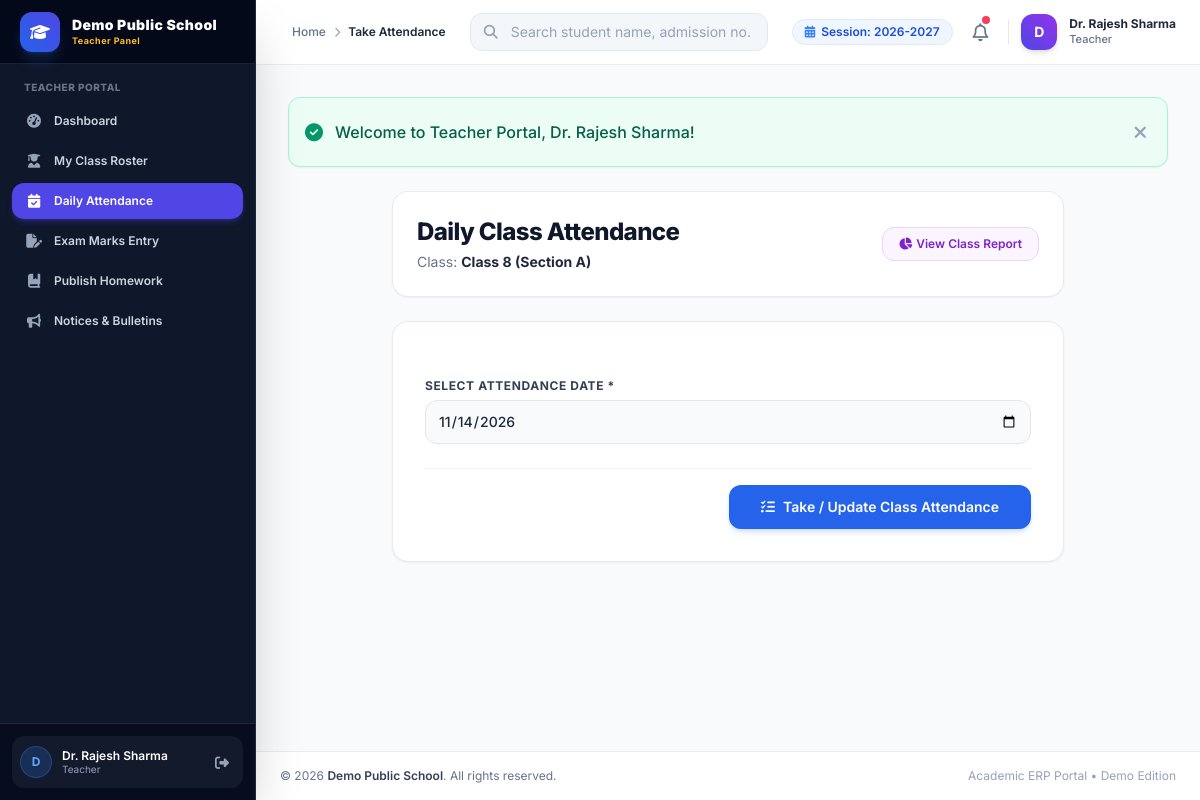
The page /teacher/attendance/index.php (signed in) on the database its author committed.
### tables this page shows
CREATE TABLE `school_settings` (
  `id` INT AUTO_INCREMENT PRIMARY KEY,
  `setting_key` VARCHAR(100) NOT NULL UNIQUE,
  `setting_value` TEXT DEFAULT NULL,
  `updated_at` DATETIME DEFAULT CURRENT_TIMESTAMP ON UPDATE CURRENT_TIMESTAMP
);

CREATE TABLE `classes` (
  `id` INT AUTO_INCREMENT PRIMARY KEY,
  `class_name` VARCHAR(50) NOT NULL,
  `section` VARCHAR(20) NOT NULL,
  `teacher_id` INT DEFAULT NULL,
  `room_number` VARCHAR(30) NOT NULL,
  `academic_session` VARCHAR(30) NOT NULL DEFAULT '2026-2027',
  `created_at` DATETIME DEFAULT CURRENT_TIMESTAMP,
  `updated_at` DATETIME DEFAULT CURRENT_TIMESTAMP ON UPDATE CURRENT_TIMESTAMP,
  FOREIGN KEY (`teacher_id`) REFERENCES `teachers`(`id`) ON DELETE SET NULL
);

### teacher/attendance/index.php (the view, shortened to what the rows shown need)
<?php
require_once __DIR__ . '/../../includes/auth.php';
$teacher_id_pk = $_SESSION['teacher_id_pk'] ?? 0;
$class_stmt = $pdo->prepare("SELECT * FROM classes WHERE teacher_id = :teacher_id LIMIT 1");
$class_stmt->execute(['teacher_id' => $teacher_id_pk]);
$assigned_class = $class_stmt->fetch();
require_once __DIR__ . '/../../includes/header.php';
?>
<div class="space-y-6 max-w-2xl mx-auto">
    <div class="flex items-center justify-between bg-white p-6 rounded-2xl border border-slate-200/80 shadow-sm">
        <div>
            <h1 class="text-2xl font-extrabold text-slate-900 tracking-tight">Daily Class Attendance</h1>
            <p class="text-sm text-slate-500 mt-1">Class: <span class="font-bold text-slate-800"><?= e($assigned_class['class_name']) ?> (Section <?= e($assigned_class['section']) ?>)</span></p>
        </div>
    </div>
</div>
<?php require_once __DIR__ . '/../../includes/footer.php'; ?>

### includes/sidebar.php (shortened to what the rows shown need)
<?php
if (is_admin()) {
    $dash_url = base_url('admin/dashboard.php');
    $role_badge = 'Admin Panel';
    $role_label = 'Administrator';
} elseif (is_accountant()) {
    $dash_url = base_url('admin/accounts/index.php');
    $role_badge = 'Accounts Dept';
    $role_label = 'Accountant';
} elseif (is_teacher()) {
    $dash_url = base_url('teacher/dashboard.php');
    $role_badge = 'Teacher Panel';
} else {
    $dash_url = base_url('student/dashboard.php');
    $role_badge = 'Student & Parent';
    $role_label = 'Student / Parent';
}
?>
<aside id="sidebar" class="fixed inset-y-0 left-0 z-50 w-64 bg-slate-900 text-slate-300 transform -translate-x-full md:translate-x-0 md:static md:inset-0 transition-transform duration-300 ease-in-out flex flex-col justify-between shadow-2xl border-r border-slate-800 no-print">
    <div>
        <div class="h-16 flex items-center justify-between px-5 bg-slate-950/80 border-b border-slate-800/80">
            <a href="<?= $dash_url ?>" class="flex items-center space-x-3 group">
                <div class="overflow-hidden">
                    <span class="font-black text-sm text-white tracking-wide block leading-tight truncate"><?= e(get_school_name()) ?></span>
                    <span class="text-[9px] text-amber-400 font-bold tracking-wider block truncate"><?= e($role_badge) ?></span>
                </div>
            </a>
        </div>
    </div>
</aside>

### includes/navbar.php (shortened to what the rows shown need)
<?php
$current_academic_session = get_school_setting('academic_session', '2026-2027');
?>
<header class="sticky top-0 z-30 bg-white/90 backdrop-blur-md border-b border-slate-200/80 no-print">
    <div class="flex items-center justify-between h-16 px-4 md:px-6">
        <div class="flex items-center space-x-3">
            <div class="hidden lg:flex items-center space-x-1.5 px-3 py-1 bg-blue-50 text-blue-700 rounded-full text-xs font-semibold border border-blue-100">
                <i class="fa-solid fa-calendar-days text-blue-500"></i>
                <span>Session: <?= e($current_academic_session) ?></span>
            </div>
        </div>
    </div>
</header>

### includes/footer.php (shortened to what the rows shown need)
            </main>
            <footer class="bg-white border-t border-slate-200/80 py-4 px-6 mt-auto text-center text-xs text-slate-500 flex flex-col sm:flex-row items-center justify-between no-print">
                <p>&copy; <?= date('Y') ?> <span class="font-semibold text-slate-700"><?= e(get_school_name()) ?></span>. All rights reserved.</p>
            </footer>
        </div>
    </div>
</body>
</html>

### rows shown on the page
school_settings: setting_value "Demo Public School"
school_settings: setting_value "2026-2027"
classes: class_name "Class 8", section "A"

### other values the page prints
$role_badge "Teacher Panel"
substr($_SESSION['full_name'] ?? 'U', 0, 1) "D"
$_SESSION['full_name'] "Dr. Rajesh Sharma"
$role_label "Teacher"
$page_title "Take Attendance"
$nav_role_title "Teacher"
$flash['text'] "Welcome to Teacher Portal, Dr. Rajesh Sharma!"
